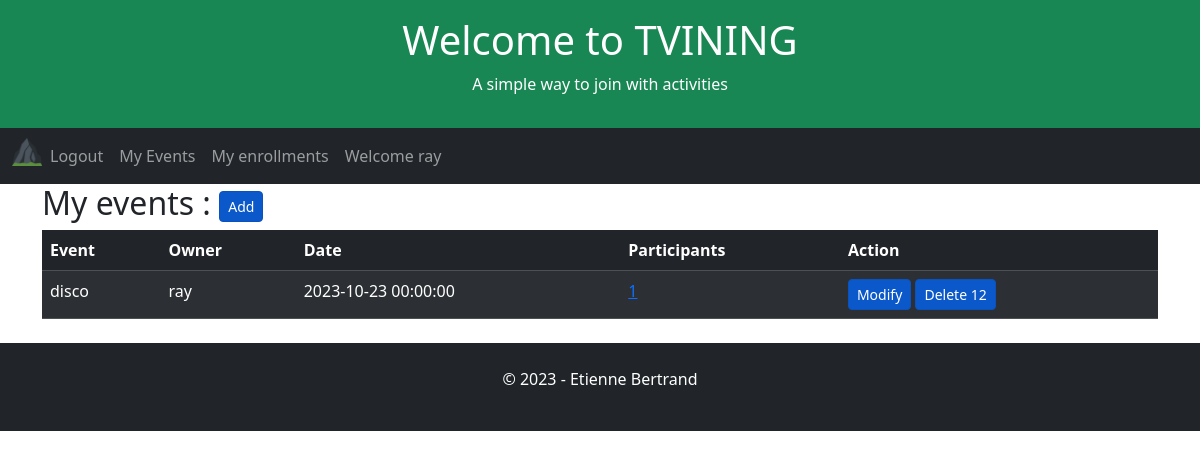
Before: /user-events (signed in) with the older database file.
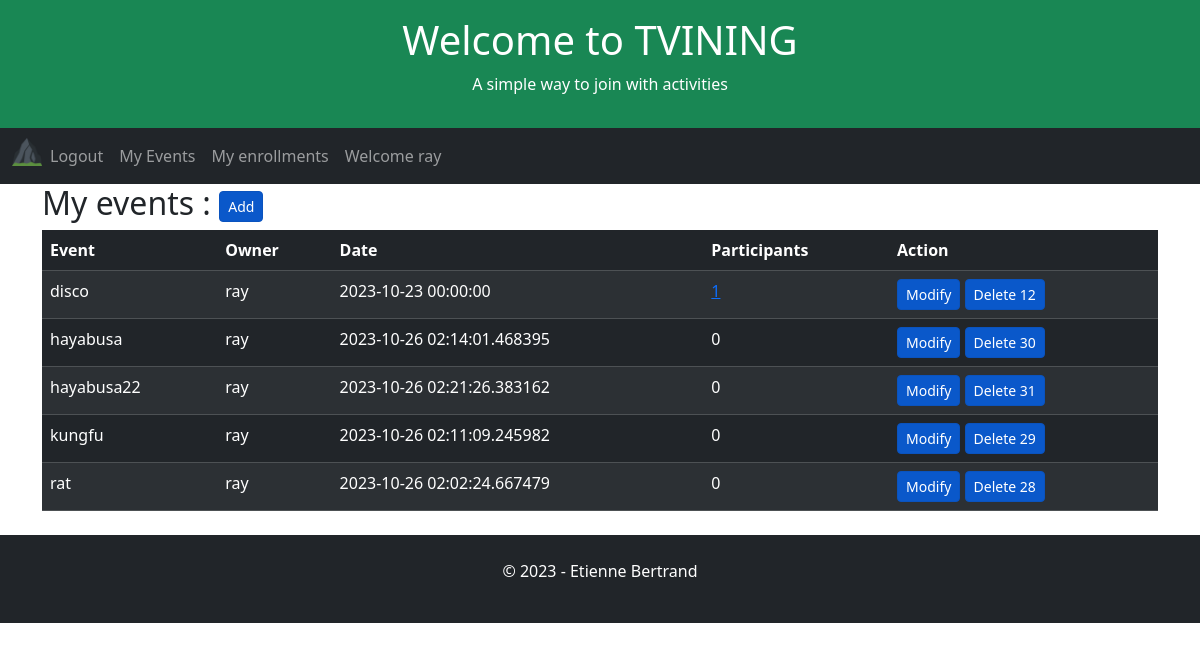
After: the same page with the newer database file.
### app/models.py (models this page shows, shortened)
class User(UserMixin, db.Model):
    id = db.Column(db.Integer, primary_key=True)
    username = db.Column(db.String(64), index=True, unique=True)
    email = db.Column(db.String(120), index=True, unique=True)
    password_hash = db.Column(db.String(128))

class Event(db.Model):
    id = db.Column(db.Integer, primary_key=True)
    user_id = db.Column(db.Integer, db.ForeignKey('user.id', name='fk_event_user'), nullable=False)
    title = db.Column(db.String(255), nullable=False)
    date = db.Column(db.DateTime, index=True, default=datetime.utcnow)

### app/routes.py (the view)
@app.route('/user-events', methods=['GET', 'POST', 'UPDATE'])
@login_required
def userEvents():
    global appName, appSlogan, appTitle, db
    user_id = current_user.id
    userEvents = db.session.query(
        Event.user_id,
        Event.id,
        User.username.label("owner"),
        Event.date,
        Event.title,
        func.count(Enrollment.user_id).label('participants')
    ).outerjoin(User, Event.user_id == User.id
    ).outerjoin(Enrollment, Event.id == Enrollment.event_id
    ).filter(
        Event.user_id == user_id
    ).group_by(
        Event.user_id,
        Event.date,
        Event.title
    ).order_by(
         func.count(Enrollment.user_id).label('participants').desc(),
         Event.title
    ).all()
    return render_template(
        'user-events.html',
        appName=appName,
        appTitle=appTitle,
        appSlogan=appSlogan,
        userEvents=userEvents
    )

### app/models.py (called while the page is built)
@login.user_loader
def load_user(id):
    return User.query.get(int(id))

### app/templates/user-events.html (shortened to what this page needs)
{% extends "home.html" %}
{% block content %}
    <h2>My events : <a href="{{ url_for('event') }}" class="btn btn-primary btn-sm active" role="button" aria-pressed="true">Add</a></h2>
        <table class="table table-dark table-hover table-striped">
            <thead>
            <tr>
                <th>Event</th>
                <th>Owner</th>
                <th>Date</th>
                <th>Participants</th>
                <th>Action</th>
            </tr>
            </thead>
            <tbody>
                {% for event in userEvents %}
                    <tr>
                        <td>{{ event.title }}</td>
                        <td>{{ event.owner }}</td>
                        <td>{{ event.date }}</td>
                        {% if event.participants > 0 %}
                        <td><a href="{{ url_for('eventEnrollments') }}/{{event.id}}" aria-pressed="true">{{ event.participants }}</a></td>
                        {% else %}
                        <td>{{ event.participants }}</td>
                    {% endif %}
                        <td>
                            <a href="{{ url_for('event') }}/{{event.id}}" class="btn btn-primary btn-sm active" role="button" aria-pressed="true">Modify</a>
                            <a href="{{ url_for('event') }}" class="btn btn-primary btn-sm active" role="button" aria-pressed="true" data-bs-toggle="modal" data-bs-target="#exampleModal" data-bs-whatever="{{event.id}}" >Delete {{ event.id }}</a>
                        </td>
                    </tr>
                {% endfor %}
            </tbody>
        </table>
{% endblock %}

### app/templates/home.html (shortened to what this page needs)
<!DOCTYPE html>
<html lang="en">
<head>
    <link href="https://cdn.jsdelivr.net/npm/bootstrap@5.3.2/dist/css/bootstrap.min.css" rel="stylesheet">
</head>
<body>
    <div class="p-3 bg-success text-white text-center">
    {% if appTitle %}
        <h1>{{ appTitle }}</h1>
        {% else %}
        <h1>hard coded appTitle xyz</h1>
    {% endif %}
    {% if appSlogan %}
        <p>{{ appSlogan }}</p>
        {% else %}
        <p>hard coded appSlogan xyz</p>
    {% endif %}
    </div>
    <nav class="navbar navbar-expand-lg bg-dark navbar-dark">
        <div class="container-fluid">
            <div class="collapse navbar-collapse" id="navbarNav">
            <ul class="navbar-nav">
                <li class="nav-item">
                    <a class="nav-brand" href="{{ url_for('index') }}">
                        <img src="{{ url_for('static', filename='/favicon_io/favicon-32x32.png') }}" width="30" height="30" alt="">
                    </a>
                </li>
                {% if current_user.is_anonymous %}
                <li class="nav-item">
                <a class="nav-link" href="{{ url_for('login') }}">Login</a>
                </li>
                <li class="nav-item">
                    <a class="nav-link" href="{{ url_for('register') }}">Subscribe</a>
                </li>
                {% else %}
                <li class="nav-item">
                    <a class="nav-link" href="{{ url_for('logout') }}">Logout</a>
                </li>
                <li class="nav-item">
                    <a class="nav-link" href="{{ url_for('userEvents') }}">My Events</a>
                </li>
                <li class="nav-item">
                    <a class="nav-link" href="{{ url_for('userEnrollments') }}">My enrollments</a>
                </li>
                <li class="nav-item">
                    <a class="nav-link" href="{{ url_for('index') }}">Welcome {{ current_user.username }}</a>
                </li>
                {% endif %}
            </ul>
            </div>
        </div>
    </nav>
    <div class="container">
        {% block content %}{% endblock %}
    </div>
    <div class="mt-4 p-4 bg-dark text-white text-center">
    <p>© 2023 - Etienne Bertrand</p>
    </div>
</body>
</html>

Changed rows visible on the page:
added Event: title "hayabusa", owner "ray", date "2023-10-26 02:14:01.468395", participants "0", id "30"
added Event: title "hayabusa22", owner "ray", date "2023-10-26 02:21:26.383162", participants "0", id "31"
added Event: title "kungfu", owner "ray", date "2023-10-26 02:11:09.245982", participants "0", id "29"
added Event: title "rat", owner "ray", date "2023-10-26 02:02:24.667479", participants "0", id "28"
